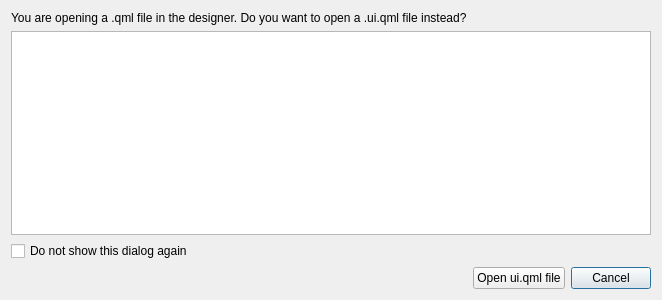
<?xml version="1.0" encoding="UTF-8"?>
<ui version="4.0">
 <class>QmlDesigner::OpenUiQmlFileDialog</class>
 <widget class="QDialog" name="QmlDesigner::OpenUiQmlFileDialog">
  <property name="geometry">
   <rect>
    <x>0</x>
    <y>0</y>
    <width>600</width>
    <height>300</height>
   </rect>
  </property>
  <property name="windowTitle">
   <string>Open ui.qml file</string>
  </property>
  <property name="modal">
   <bool>true</bool>
  </property>
  <layout class="QGridLayout" name="gridLayout">
   <item row="0" column="0">
    <widget class="QLabel" name="label">
     <property name="text">
      <string>You are opening a .qml file in the designer. Do you want to open a .ui.qml file instead?</string>
     </property>
    </widget>
   </item>
   <item row="2" column="0" colspan="2">
    <widget class="QCheckBox" name="checkBox">
     <property name="text">
      <string>Do not show this dialog again</string>
     </property>
    </widget>
   </item>
   <item row="3" column="1">
    <widget class="QPushButton" name="openButton">
     <property name="text">
      <string>Open ui.qml file</string>
     </property>
    </widget>
   </item>
   <item row="3" column="2">
    <widget class="QPushButton" name="cancelButton">
     <property name="text">
      <string>Cancel</string>
     </property>
     <property name="default">
      <bool>true</bool>
     </property>
    </widget>
   </item>
   <item row="1" column="0" colspan="3">
    <widget class="QListWidget" name="listWidget"/>
   </item>
  </layout>
 </widget>
 <tabstops>
  <tabstop>listWidget</tabstop>
  <tabstop>checkBox</tabstop>
  <tabstop>openButton</tabstop>
  <tabstop>cancelButton</tabstop>
 </tabstops>
 <resources/>
 <connections/>
</ui>
